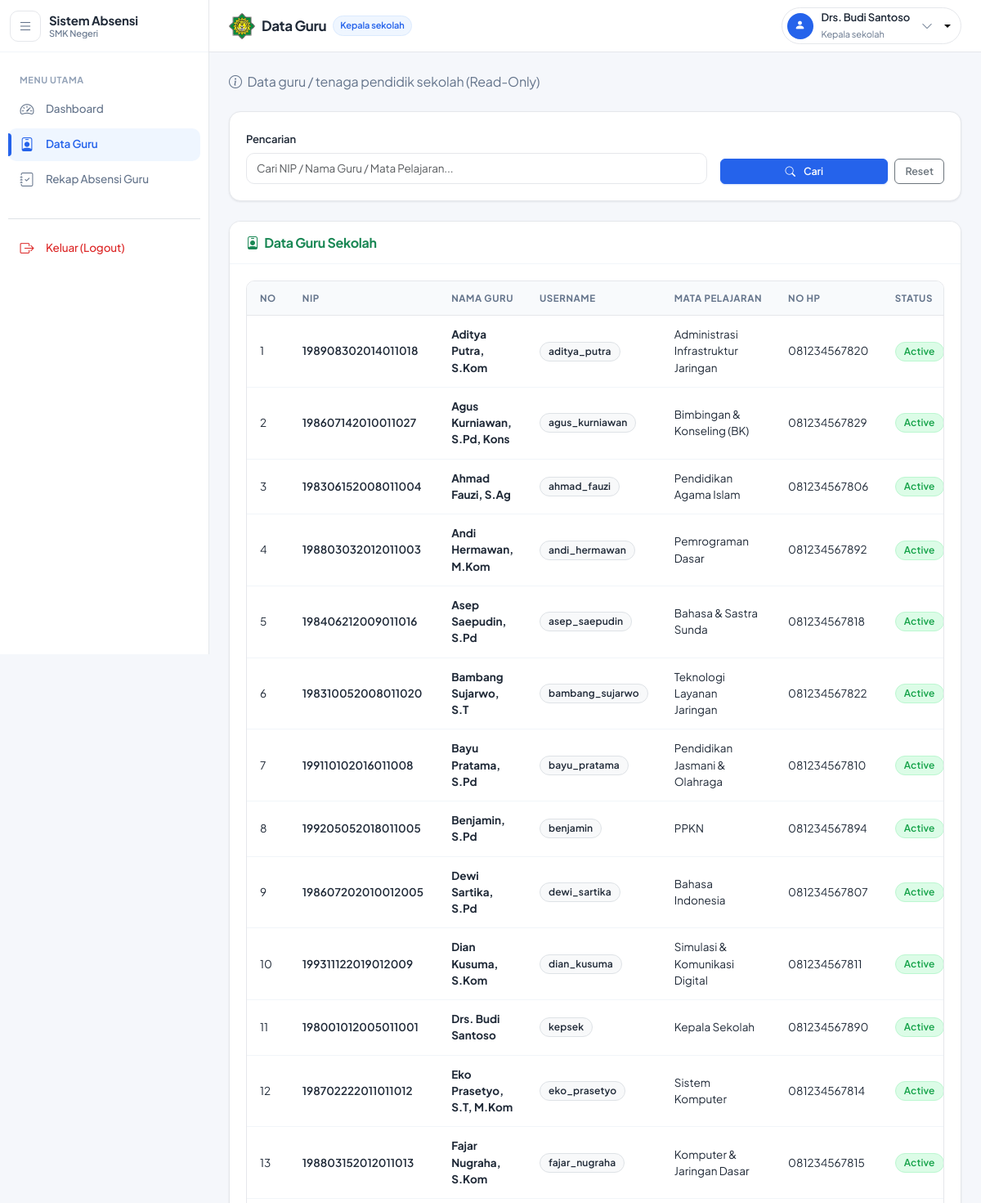
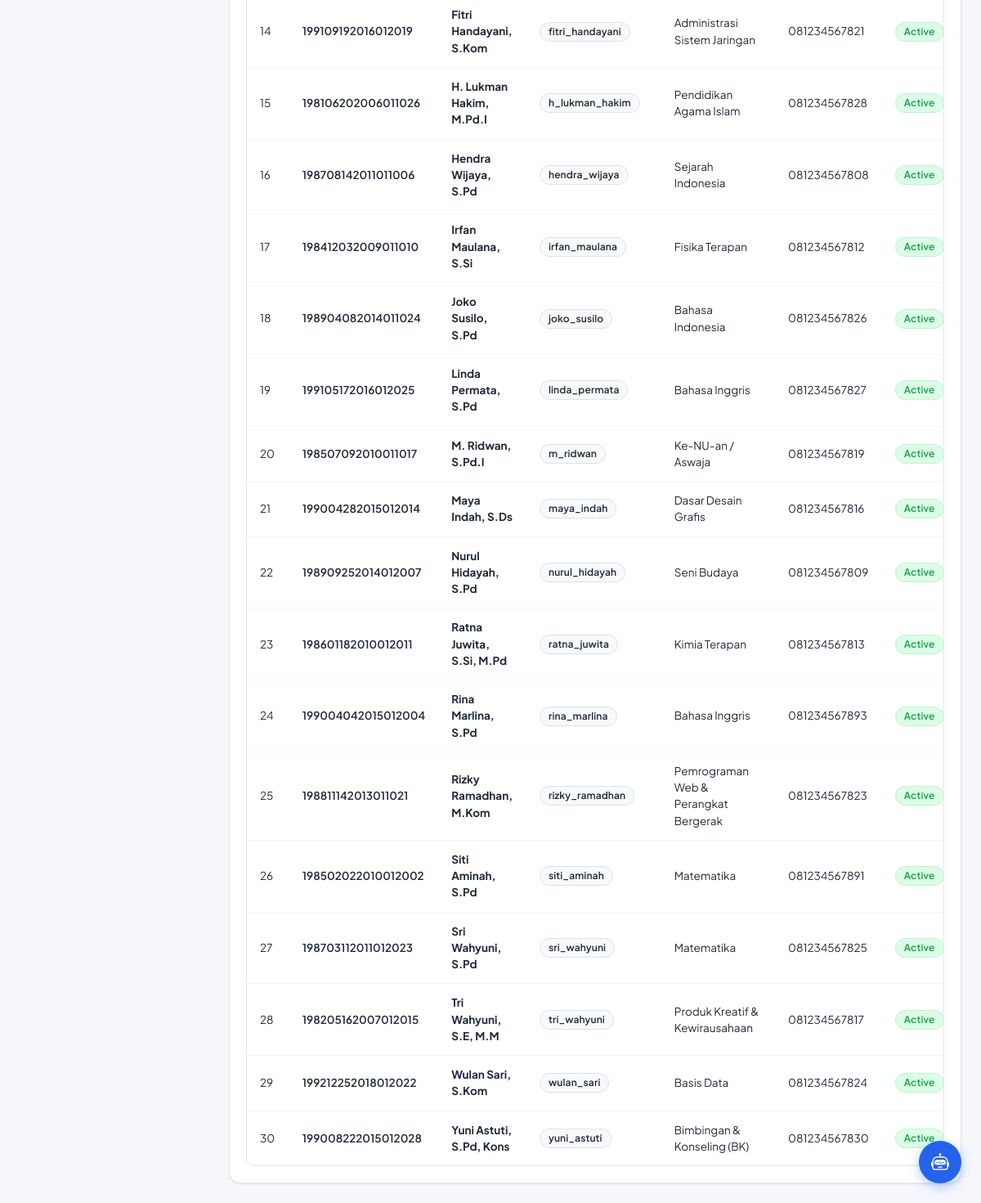
Page /public/kepala_sekolah/guru (signed in) on the committed database (2 pictures, top to bottom).
### tables this page shows
CREATE TABLE `guru` (
  `id` int(11) NOT NULL AUTO_INCREMENT,
  `user_id` int(11) NOT NULL,
  `nip` varchar(20) DEFAULT NULL,
  `nama` varchar(100) NOT NULL,
  `mata_pelajaran` varchar(100) DEFAULT NULL,
  `barcode` varchar(100) DEFAULT NULL,
  `no_hp` varchar(20) DEFAULT NULL,
  `foto` varchar(255) DEFAULT NULL,
  `status` enum('active','inactive') DEFAULT 'active',
  `created_at` timestamp NOT NULL DEFAULT current_timestamp(),
  `updated_at` timestamp NOT NULL DEFAULT current_timestamp() ON UPDATE current_timestamp(),
  PRIMARY KEY (`id`),
  UNIQUE KEY `nip` (`nip`),
  UNIQUE KEY `barcode` (`barcode`),
  KEY `user_id` (`user_id`),
  CONSTRAINT `fk_guru_user` FOREIGN KEY (`user_id`) REFERENCES `users` (`id`) ON DELETE CASCADE
);

CREATE TABLE `users` (
  `id` int(11) NOT NULL AUTO_INCREMENT,
  `username` varchar(50) NOT NULL,
  `password` varchar(255) NOT NULL,
  `nama` varchar(100) DEFAULT NULL,
  `role` enum('admin','guru','kepala_sekolah','wali_kelas','siswa') NOT NULL,
  `foto` varchar(255) DEFAULT NULL,
  `status` enum('active','inactive') DEFAULT 'active',
  `created_at` timestamp NOT NULL DEFAULT current_timestamp(),
  `updated_at` timestamp NOT NULL DEFAULT current_timestamp() ON UPDATE current_timestamp(),
  PRIMARY KEY (`id`),
  UNIQUE KEY `username` (`username`)
);

### app/controllers/Kepala_sekolah.php (called while the page is built, shortened)
<?php
class Kepala_sekolah extends Controller {
    public function guru() {
        $data['judul'] = 'Data Guru';
        $data['active_menu'] = 'data_guru';
        $keyword = isset($_GET['keyword']) ? trim($_GET['keyword']) : null;
        $data['guru'] = $this->model('Kepala_sekolah_model')->getGuruList($keyword);
        $data['keyword'] = $keyword;
        $this->view('kepala_sekolah/guru', $data);
    }
}

### app/core/App.php (called while the page is built, shortened)
<?php
class App {
    protected $method = 'index';
    protected $params = [];
    public function __construct() {
        $url = $this->parseURL();
        if(isset($url[0])) {
            $controller_name = ucfirst(str_replace('-', '_', $url[0]));
            if(file_exists('../app/controllers/' . $controller_name . '.php')) {
                unset($url[0]);
            }
        }
        $this->controller = new $this->controller;
        if(isset($url[1])) {
            $method_name = str_replace('-', '_', $url[1]);
            if(method_exists($this->controller, $method_name)) {
                $this->method = $method_name;
            }
        }
        call_user_func_array([$this->controller, $this->method], $this->params);
    }
    public function parseURL() {
        if(isset($_GET['url'])) {
            $url = rtrim($_GET['url'], '/');
            $url = filter_var($url, FILTER_SANITIZE_URL);
            $url = explode('/', $url);
            return $url;
        }
    }
}

### public/index.php (called while the page is built, shortened)
<?php
$app = new App();

### app/core/Database.php (called while the page is built, shortened)
<?php
class Database {
    private $host = DB_HOST;
    private $user = DB_USER;
    private $pass = DB_PASS;
    private $db_name = DB_NAME;
    private $dbh;
    private $stmt;
    public function __construct() {
        $dsn = 'mysql:host=' . $this->host . ';dbname=' . $this->db_name;
        $initCommandKey = defined('\Pdo\Mysql::ATTR_INIT_COMMAND') ? \Pdo\Mysql::ATTR_INIT_COMMAND : 1002;
        $options = [
            PDO::ATTR_PERSISTENT => true,
            PDO::ATTR_ERRMODE => PDO::ERRMODE_EXCEPTION,
            $initCommandKey => "SET time_zone = '+07:00', lc_time_names = 'id_ID'"
        ];
        try {
            $this->dbh = new PDO($dsn, $this->user, $this->pass, $options);
        } catch(PDOException $e) {
            throw $e;
        }
    }
    public function query($query) {
        $this->stmt = $this->dbh->prepare($query);
    }
    public function execute() {
        return $this->stmt->execute();
    }
    public function resultSet() {
        $this->execute();
        return $this->stmt->fetchAll(PDO::FETCH_ASSOC);
    }
}

### app/models/Kepala_sekolah_model.php (called while the page is built, shortened)
<?php
class Kepala_sekolah_model {
    private $db;
    public function __construct() {
        $this->db = new Database();
    }
    public function getGuruList($keyword = null) {
        $query = "SELECT g.*, u.username
                  FROM guru g
                  LEFT JOIN users u ON g.user_id = u.id
                  WHERE 1=1";
        $query .= " ORDER BY g.nama ASC";
        $this->db->query($query);
        return $this->db->resultSet();
    }
}

### app/views/kepala_sekolah/guru.php (the view)
<div class="d-flex justify-content-between align-items-center mb-4 flex-wrap gap-2">
    <div>
        <p class="text-muted mb-0"><i class="bi bi-info-circle me-1"></i> Data guru / tenaga pendidik sekolah (Read-Only)</p>
    </div>
</div>
<div class="card shadow-sm border-0 mb-4">
    <div class="card-body">
        <form action="<?= BASEURL ?>/kepala_sekolah/guru" method="GET" class="row g-3 align-items-end">
            <div class="col-md-8">
                <label class="form-label small fw-semibold">Pencarian</label>
                <input type="text" name="keyword" class="form-control form-control-sm" placeholder="Cari NIP / Nama Guru / Mata Pelajaran..." value="<?= htmlspecialchars($data['keyword'] ?? '') ?>">
            </div>
            <div class="col-md-4 d-flex gap-2">
                <button type="submit" class="btn btn-sm btn-primary w-100"><i class="bi bi-search me-1"></i> Cari</button>
                <a href="<?= BASEURL ?>/kepala_sekolah/guru" class="btn btn-sm btn-outline-secondary">Reset</a>
            </div>
        </form>
    </div>
</div>
<div class="card shadow-sm border-0">
    <div class="card-header bg-white py-3">
        <h6 class="m-0 font-weight-bold text-success"><i class="bi bi-person-badge me-1"></i> Data Guru Sekolah</h6>
    </div>
    <div class="card-body p-0">
        <div class="table-responsive">
            <table class="table table-hover align-middle mb-0">
                <thead class="table-light">
                    <tr>
                        <th width="5%" class="ps-3">No</th>
                        <th>NIP</th>
                        <th>Nama Guru</th>
                        <th>Username</th>
                        <th>Mata Pelajaran</th>
                        <th>No HP</th>
                        <th>Status</th>
                    </tr>
                </thead>
                <tbody>
                    <?php if (!empty($data['guru'])): ?>
                        <?php $no = 1; foreach ($data['guru'] as $g): ?>
                        <tr>
                            <td class="ps-3"><?= $no++ ?></td>
                            <td class="fw-semibold"><?= htmlspecialchars($g['nip'] ?: '-') ?></td>
                            <td class="fw-bold"><?= htmlspecialchars($g['nama']) ?></td>
                            <td><span class="badge bg-light text-dark border"><?= htmlspecialchars($g['username'] ?: '-') ?></span></td>
                            <td><?= htmlspecialchars($g['mata_pelajaran'] ?: '-') ?></td>
                            <td><?= htmlspecialchars($g['no_hp'] ?: '-') ?></td>
                            <td>
                                <span class="badge <?= $g['status'] == 'active' ? 'bg-success' : 'bg-danger' ?>">
                                    <?= ucfirst($g['status']) ?>
                                </span>
                            </td>
                        </tr>
                        <?php endforeach; ?>
                    <?php else: ?>
                        <tr>
                            <td colspan="7" class="text-center text-muted py-4">Tidak ada data guru.</td>
                        </tr>
                    <?php endif; ?>
                </tbody>
            </table>
        </div>
    </div>
</div>

### public/assets/css/style.css (style rules this page uses)
:root { --bg-page: #F5F7FB; --bg-surface: #FFFFFF; --bg-sidebar: #FFFFFF; --bg-header: #FFFFFF; --text-primary: #1F2937; --text-secondary: #64748B; --text-muted: #94A3B8; --color-primary: #2563EB; --color-primary-hover: #1D4ED8; --color-primary-subtle: #EFF6FF; --color-primary-border: #DBEAFE; --border-color: #E5E7EB; --border-subtle: #F1F5F9; --color-success: #16A34A; --color-success-bg: #DCFCE7; --color-success-border: #BBF7D0; --color-warning: #D97706; --color-warning-bg: #FEF3C7; --color-warning-border: #FDE68A; --color-danger: #DC2626; --color-danger-bg: #FEE2E2; --color-danger-border: #FECACA; --color-info: #0284C7; --color-info-bg: #E0F2FE; --color-info-border: #BAE6FD; --sidebar-width: 256px; --sidebar-collapsed-width: 72px; --header-height: 64px; --radius-sm: 6px; --radius-md: 10px; --radius-lg: 14px; --radius-xl: 18px; --shadow-subtle: 0 1px 3px 0 rgba(0, 0, 0, 0.04), 0 1px 2px -1px rgba(0, 0, 0, 0.03); --shadow-card: 0 1px 3px 0 rgba(15, 23, 42, 0.05), 0 1px 2px 0 rgba(15, 23, 42, 0.03); --shadow-dropdown: 0 10px 25px -5px rgba(15, 23, 42, 0.08), 0 8px 10px -6px rgba(15, 23, 42, 0.04); }
html, body { height: 100%; }
body { font-family: 'Plus Jakarta Sans', -apple-system, BlinkMacSystemFont, "Segoe UI", Roboto, Helvetica, Arial, sans-serif; background-color: var(--bg-page); color: var(--text-primary); -webkit-font-smoothing: antialiased; -moz-osx-font-smoothing: grayscale; overflow-x: hidden; }
h1, h2, h3, h4, h5, h6, .h1, .h2, .h3, .h4, .h5, .h6 { color: var(--text-primary); font-weight: 700; letter-spacing: -0.02em; }
p, span, label, input, button, select, textarea { letter-spacing: -0.01em; }
.text-muted { color: var(--text-secondary) !important; }
.text-dark { color: var(--text-primary) !important; }
.card { background-color: var(--bg-surface) !important; border: 1px solid var(--border-color) !important; border-radius: var(--radius-lg) !important; box-shadow: var(--shadow-card) !important; transition: box-shadow 0.2s ease, transform 0.2s ease; overflow: hidden; }
.card-header { background-color: var(--bg-surface) !important; border-bottom: 1px solid var(--border-subtle) !important; padding: 16px 20px !important; font-weight: 600; color: var(--text-primary) !important; }
.card-body { padding: 20px !important; }
.table-responsive { border-radius: var(--radius-md); border: 1px solid var(--border-color); background-color: var(--bg-surface); }
.table { margin-bottom: 0 !important; color: var(--text-primary) !important; vertical-align: middle; }
.table thead th { background-color: #F8FAFC !important; color: var(--text-secondary) !important; font-size: 11.5px !important; font-weight: 700 !important; text-transform: uppercase; letter-spacing: 0.05em; padding: 12px 16px !important; border-bottom: 1px solid var(--border-color) !important; border-top: none !important; white-space: nowrap; }
.table tbody td { padding: 13px 16px !important; font-size: 13.5px; border-bottom: 1px solid var(--border-subtle) !important; color: var(--text-primary); background-color: var(--bg-surface); }
.table tbody tr:last-child td { border-bottom: none !important; }
.badge { padding: 5px 10px; font-size: 12px; font-weight: 600; border-radius: 20px; letter-spacing: 0.01em; display: inline-flex; align-items: center; gap: 4px; }
.badge.bg-success, .badge-status-hadir, .badge-hadir { background-color: var(--color-success-bg) !important; color: var(--color-success) !important; border: 1px solid var(--color-success-border); }
.btn { font-size: 13.5px; font-weight: 600; border-radius: var(--radius-md); padding: 8px 16px; transition: all 0.15s ease-in-out; display: inline-flex; align-items: center; justify-content: center; gap: 6px; }
.btn-sm { padding: 5px 12px; font-size: 12.5px; border-radius: var(--radius-sm); }
.btn-primary { background-color: var(--color-primary) !important; border-color: var(--color-primary) !important; color: #FFFFFF !important; box-shadow: 0 1px 2px rgba(37, 99, 235, 0.2); }
.form-label { font-size: 13px; font-weight: 600; color: var(--text-primary); margin-bottom: 6px; }
.form-control, .form-select { border: 1px solid var(--border-color) !important; border-radius: var(--radius-md) !important; padding: 8px 12px; font-size: 13.5px; color: var(--text-primary) !important; background-color: var(--bg-surface) !important; transition: border-color 0.15s ease, box-shadow 0.15s ease; }

### rows in the picture
guru: nip "198908302014011018", nama "Aditya Putra, S.Kom", user.username "aditya_putra", mata_pelajaran "Administrasi Infrastruktur Jaringan", no_hp "081234567820", status "Active"
guru: nip "198607142010011027", nama "Agus Kurniawan, S.Pd, Kons", user.username "agus_kurniawan", mata_pelajaran "Bimbingan & Konseling (BK)", no_hp "081234567829", status "Active"
guru: nip "198306152008011004", nama "Ahmad Fauzi, S.Ag", user.username "ahmad_fauzi", mata_pelajaran "Pendidikan Agama Islam", no_hp "081234567806", status "Active"
guru: nip "198803032012011003", nama "Andi Hermawan, M.Kom", user.username "andi_hermawan", mata_pelajaran "Pemrograman Dasar", no_hp "081234567892", status "Active"
guru: nip "198406212009011016", nama "Asep Saepudin, S.Pd", user.username "asep_saepudin", mata_pelajaran "Bahasa & Sastra Sunda", no_hp "081234567818", status "Active"
guru: nip "198310052008011020", nama "Bambang Sujarwo, S.T", user.username "bambang_sujarwo", mata_pelajaran "Teknologi Layanan Jaringan", no_hp "081234567822", status "Active"
guru: nip "199110102016011008", nama "Bayu Pratama, S.Pd", user.username "bayu_pratama", mata_pelajaran "Pendidikan Jasmani & Olahraga", no_hp "081234567810", status "Active"
guru: nip "199205052018011005", nama "Benjamin, S.Pd", user.username "benjamin", mata_pelajaran "PPKN", no_hp "081234567894", status "Active"
guru: nip "198607202010012005", nama "Dewi Sartika, S.Pd", user.username "dewi_sartika", mata_pelajaran "Bahasa Indonesia", no_hp "081234567807", status "Active"
guru: nip "199311122019012009", nama "Dian Kusuma, S.Kom", user.username "dian_kusuma", mata_pelajaran "Simulasi & Komunikasi Digital", no_hp "081234567811", status "Active"
guru: nip "198001012005011001", nama "Drs. Budi Santoso", user.username "kepsek", mata_pelajaran "Kepala Sekolah", no_hp "081234567890", status "Active"
guru: nip "198702222011011012", nama "Eko Prasetyo, S.T, M.Kom", user.username "eko_prasetyo", mata_pelajaran "Sistem Komputer", no_hp "081234567814", status "Active"
guru: nip "198803152012011013", nama "Fajar Nugraha, S.Kom", user.username "fajar_nugraha", mata_pelajaran "Komputer & Jaringan Dasar", no_hp "081234567815", status "Active"
guru: nip "199109192016012019", nama "Fitri Handayani, S.Kom", user.username "fitri_handayani", mata_pelajaran "Administrasi Sistem Jaringan", no_hp "081234567821", status "Active"
guru: nip "198106202006011026", nama "H. Lukman Hakim, M.Pd.I", user.username "h_lukman_hakim", mata_pelajaran "Pendidikan Agama Islam", no_hp "081234567828", status "Active"
guru: nip "198708142011011006", nama "Hendra Wijaya, S.Pd", user.username "hendra_wijaya", mata_pelajaran "Sejarah Indonesia", no_hp "081234567808", status "Active"
guru: nip "198412032009011010", nama "Irfan Maulana, S.Si", user.username "irfan_maulana", mata_pelajaran "Fisika Terapan", no_hp "081234567812", status "Active"
guru: nip "198904082014011024", nama "Joko Susilo, S.Pd", user.username "joko_susilo", mata_pelajaran "Bahasa Indonesia", no_hp "081234567826", status "Active"
guru: nip "199105172016012025", nama "Linda Permata, S.Pd", user.username "linda_permata", mata_pelajaran "Bahasa Inggris", no_hp "081234567827", status "Active"
guru: nip "198507092010011017", nama "M. Ridwan, S.Pd.I", user.username "m_ridwan", mata_pelajaran "Ke-NU-an / Aswaja", no_hp "081234567819", status "Active"
guru: nip "199004282015012014", nama "Maya Indah, S.Ds", user.username "maya_indah", mata_pelajaran "Dasar Desain Grafis", no_hp "081234567816", status "Active"
guru: nip "198909252014012007", nama "Nurul Hidayah, S.Pd", user.username "nurul_hidayah", mata_pelajaran "Seni Budaya", no_hp "081234567809", status "Active"
guru: nip "198601182010012011", nama "Ratna Juwita, S.Si, M.Pd", user.username "ratna_juwita", mata_pelajaran "Kimia Terapan", no_hp "081234567813", status "Active"
guru: nip "199004042015012004", nama "Rina Marlina, S.Pd", user.username "rina_marlina", mata_pelajaran "Bahasa Inggris", no_hp "081234567893", status "Active"
guru: nip "198811142013011021", nama "Rizky Ramadhan, M.Kom", user.username "rizky_ramadhan", mata_pelajaran "Pemrograman Web & Perangkat Bergerak", no_hp "081234567823", status "Active"
guru: nip "198502022010012002", nama "Siti Aminah, S.Pd", user.username "siti_aminah", mata_pelajaran "Matematika", no_hp "081234567891", status "Active"
guru: nip "198703112011012023", nama "Sri Wahyuni, S.Pd", user.username "sri_wahyuni", mata_pelajaran "Matematika", no_hp "081234567825", status "Active"
guru: nip "198205162007012015", nama "Tri Wahyuni, S.E, M.M", user.username "tri_wahyuni", mata_pelajaran "Produk Kreatif & Kewirausahaan", no_hp "081234567817", status "Active"
guru: nip "199212252018012022", nama "Wulan Sari, S.Kom", user.username "wulan_sari", mata_pelajaran "Basis Data", no_hp "081234567824", status "Active"
guru: nip "199008222015012028", nama "Yuni Astuti, S.Pd, Kons", user.username "yuni_astuti", mata_pelajaran "Bimbingan & Konseling (BK)", no_hp "081234567830", status "Active"

### other values in the picture
$data['judul'] "Data Guru"
str_replace('_', ' ', $_SESSION['role'] ?? 'user') "Kepala sekolah"
$_SESSION['nama'] "Drs. Budi Santoso"
str_replace('_', ' ', $_SESSION['role']) "Kepala sekolah"
